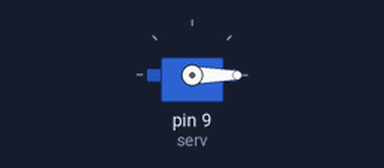
Simulated run of this sketch. Board: Arduino Uno, built with avr-gcc and run on an emulated ATmega328P. On the bench: servo.

Above: at 0.05 s.
At 0.75 s:
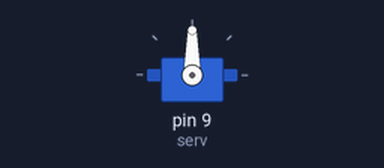
At 1.5 s:
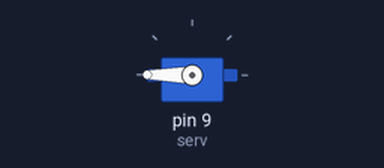
Timing chart, 0 to 3.5 s (numbered marks = the images above):
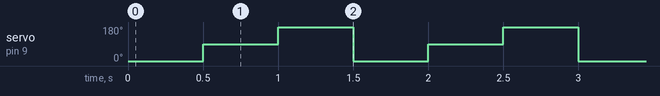

The sketch:

servo_shubham.ino
```cpp
#include<Servo.h>

Servo serv;

void setup() {
  serv.attach(9);
}

void loop() {
  serv.write(0);
  delay(500);
  serv.write(90);
  delay(500);
  serv.write(180);
  delay(500);
  // serv.write(90);
  // serv.write(0);
}
```

Measured:
- by itself, servo on pin 9 (serv): repeats every 1.5 s: 180° 0.50 s, 0° 0.50 s, 90° 0.50 s
